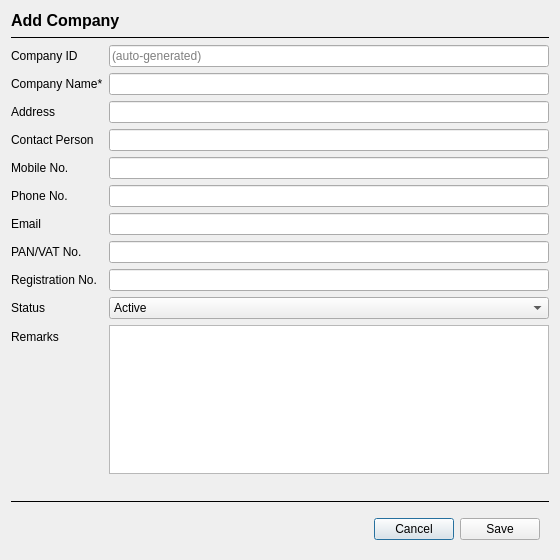
<?xml version="1.0" encoding="UTF-8"?>
<ui version="4.0">
 <class>CompanyFormDialog</class>
 <widget class="QDialog" name="CompanyFormDialog">
  <property name="geometry">
   <rect><x>0</x><y>0</y><width>560</width><height>560</height></rect>
  </property>
  <property name="windowTitle"><string>Company</string></property>
  <layout class="QVBoxLayout" name="verticalLayout_root">

   <item><widget class="QLabel" name="lblFormTitle">
     <property name="text"><string>Add Company</string></property>
     <property name="styleSheet"><string notr="true">font-size: 16px; font-weight: 600;</string></property>
   </widget></item>

   <item><widget class="QFrame" name="lineTopSep">
     <property name="frameShape"><enum>QFrame::HLine</enum></property>
   </widget></item>

   <item><layout class="QFormLayout" name="formLayout">

    <item row="0" column="0"><widget class="QLabel" name="lblCompanyCode"><property name="text"><string>Company ID</string></property></widget></item>
    <item row="0" column="1"><widget class="QLineEdit" name="txtCompanyCode"><property name="readOnly"><bool>true</bool></property><property name="placeholderText"><string>(auto-generated)</string></property></widget></item>

    <item row="1" column="0"><widget class="QLabel" name="lblCompanyName"><property name="text"><string>Company Name*</string></property></widget></item>
    <item row="1" column="1"><widget class="QLineEdit" name="txtCompanyName"/></item>

    <item row="2" column="0"><widget class="QLabel" name="lblAddress"><property name="text"><string>Address</string></property></widget></item>
    <item row="2" column="1"><widget class="QLineEdit" name="txtAddress"/></item>

    <item row="3" column="0"><widget class="QLabel" name="lblContactPerson"><property name="text"><string>Contact Person</string></property></widget></item>
    <item row="3" column="1"><widget class="QLineEdit" name="txtContactPerson"/></item>

    <item row="4" column="0"><widget class="QLabel" name="lblMobileNo"><property name="text"><string>Mobile No.</string></property></widget></item>
    <item row="4" column="1"><widget class="QLineEdit" name="txtMobileNo"/></item>

    <item row="5" column="0"><widget class="QLabel" name="lblPhoneNo"><property name="text"><string>Phone No.</string></property></widget></item>
    <item row="5" column="1"><widget class="QLineEdit" name="txtPhoneNo"/></item>

    <item row="6" column="0"><widget class="QLabel" name="lblEmail"><property name="text"><string>Email</string></property></widget></item>
    <item row="6" column="1"><widget class="QLineEdit" name="txtEmail"/></item>

    <item row="7" column="0"><widget class="QLabel" name="lblPanVatNo"><property name="text"><string>PAN/VAT No.</string></property></widget></item>
    <item row="7" column="1"><widget class="QLineEdit" name="txtPanVatNo"/></item>

    <item row="8" column="0"><widget class="QLabel" name="lblRegistrationNo"><property name="text"><string>Registration No.</string></property></widget></item>
    <item row="8" column="1"><widget class="QLineEdit" name="txtRegistrationNo"/></item>

    <item row="9" column="0"><widget class="QLabel" name="lblStatus"><property name="text"><string>Status</string></property></widget></item>
    <item row="9" column="1"><widget class="QComboBox" name="cmbStatus">
      <item><property name="text"><string>Active</string></property></item>
      <item><property name="text"><string>Inactive</string></property></item>
    </widget></item>

    <item row="10" column="0"><widget class="QLabel" name="lblRemarks"><property name="text"><string>Remarks</string></property></widget></item>
    <item row="10" column="1"><widget class="QPlainTextEdit" name="txtRemarks"><property name="maximumHeight"><number>60</number></property></widget></item>

   </layout></item>

   <item><widget class="QLabel" name="lblValidationMessage">
     <property name="text"><string></string></property>
     <property name="styleSheet"><string notr="true">color: #C0392B;</string></property>
     <property name="wordWrap"><bool>true</bool></property>
   </widget></item>

   <item><widget class="QFrame" name="lineBottomSep">
     <property name="frameShape"><enum>QFrame::HLine</enum></property>
   </widget></item>

   <item><widget class="QFrame" name="frameButtons">
    <layout class="QHBoxLayout" name="horizontalLayout_buttons">
     <item><spacer name="horizontalSpacer_buttons">
       <property name="orientation"><enum>Qt::Horizontal</enum></property>
       <property name="sizeHint" stdset="0"><size><width>40</width><height>20</height></size></property>
     </spacer></item>
     <item><widget class="QPushButton" name="btnCancel"><property name="text"><string>Cancel</string></property></widget></item>
     <item><widget class="QPushButton" name="btnSave"><property name="text"><string>Save</string></property></widget></item>
    </layout>
   </widget></item>

  </layout>
 </widget>
 <resources/>
 <connections/>
</ui>
